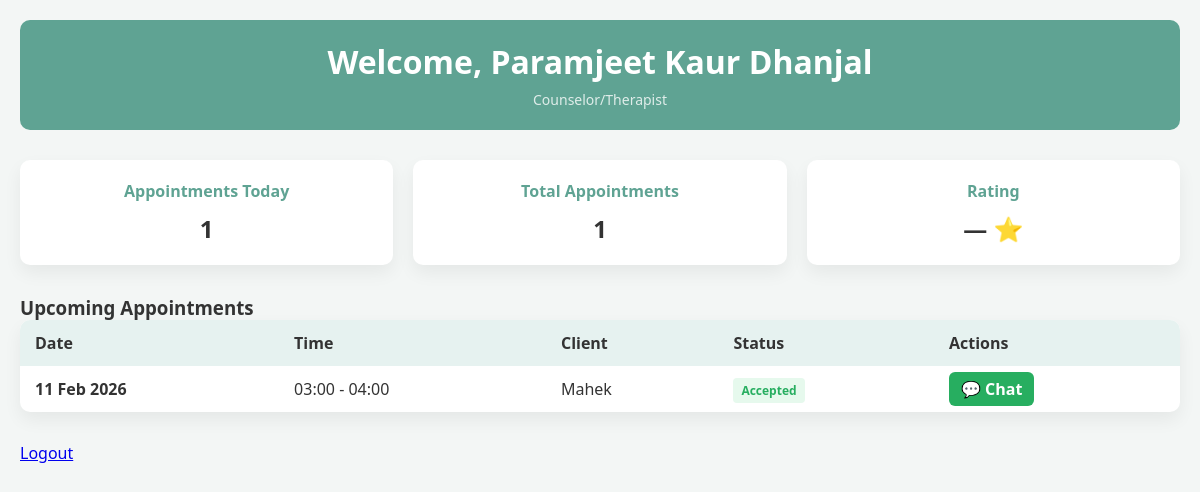
Screenshot of /professional/ (signed in) with the database file from the repository.
### serenify.py (models this page shows)
class Professional(db.Model):
    id = db.Column(db.Integer, primary_key=True)
    user_id = db.Column(db.Integer, db.ForeignKey('user.id'), nullable=False)
    profession = db.Column(db.String(50))
    bio = db.Column(db.Text)
    full_name = db.Column(db.String(100))
    experience = db.Column(db.Integer)
    certificate = db.Column(db.String(100))
    verified = db.Column(db.Boolean, default=False)
    appointments = db.relationship('Appointment', backref='professional_rel', lazy=True)

class Appointment(db.Model):
    id = db.Column(db.Integer, primary_key=True)
    user_id = db.Column(db.Integer, db.ForeignKey('user.id'), nullable=False)
    professional_id = db.Column(db.Integer, db.ForeignKey('professional.id'), nullable=False)
    full_name = db.Column(db.String(100))
    mobile = db.Column(db.String(15))
    date = db.Column(db.Date, nullable=False)
    time_slot = db.Column(db.String(20), nullable=False)
    notes = db.Column(db.Text)
    status = db.Column(
        db.String(20),
        default="pending"   # IMPORTANT
    )

### serenify.py (the view)
@app.route("/professional/")
def professional_dashboard():
    if "professional_id" not in session:
        return redirect(url_for("login"))
    professional = Professional.query.get_or_404(session["professional_id"])
    today = date.today()
    upcoming_appointments = Appointment.query.filter(
        Appointment.professional_id == professional.id,
        Appointment.date >= today
    ).order_by(Appointment.date.asc(), Appointment.time_slot.asc()).all()
    today_count = sum(1 for a in upcoming_appointments if a.date == today)
    pending_count = sum(1 for a in upcoming_appointments if a.status == 'pending')
    return render_template(
        "professional.html",
        professional=professional,
        appointments=upcoming_appointments, # All future appts sent to the table
        today_count=today_count,
        pending_count=pending_count,
        today=today,
        total_appointments=len(upcoming_appointments)
    )

### templates/professional.html (shortened to what this page needs)
<!DOCTYPE html>
<html lang="en">
<head>
</head>
<body>
<header>
    <h1>Welcome, {{ professional.full_name }}</h1>
    <span>{{ professional.profession }}</span>
</header>
<div class="cards">
    <div class="card">
        <h3>Appointments Today</h3>
        <p>{{ today_count }}</p>
    </div>
    <div class="card">
        <h3>Total Appointments</h3>
        <p>{{ total_appointments }}</p>
    </div>
    <div class="card">
        <h3>Rating</h3>
        <p>{{ professional.rating or "—" }} ⭐</p>
    </div>
</div>
<h3>Upcoming Appointments</h3>
<div class="table-container">
    {% if appointments %}
    <table>
        <thead>
            <tr>
                <th>Date</th>
                <th>Time</th>
                <th>Client</th>
                <th>Status</th>
                <th>Actions</th>
            </tr>
        </thead>
        <tbody>
            {% for appt in appointments %}
            <tr {% if appt.status == 'pending' %}style="background-color: #fffdf0;"{% endif %}>
                <td>
                    <strong>{{ appt.date.strftime('%d %b %Y') }}</strong>
                </td>
                <td>{{ appt.time_slot }}</td>
                <td>{{ appt.full_name }}</td>
                <td>
                    <span class="status-badge status-{{ appt.status }}">
                        {{ appt.status.capitalize() }}
                    </span>
                </td>
                <td>
    {% if appt.status == "pending" %}
        <form method="post" action="/appointment/{{ appt.id }}/accept" style="display:inline;">
            <button class="btn btn-accept">Accept</button>
        </form>
        <form method="post" action="/appointment/{{ appt.id }}/decline" style="display:inline;">
            <button class="btn btn-decline">Decline</button>
        </form>
    {% elif appt.status == "accepted" %}
        <a href="{{ url_for('session_chat', appt_id=appt.id) }}"
           style="background: #27ae60; color: white; padding: 6px 12px; text-decoration: none; border-radius: 6px; font-weight: bold;">
           💬 Chat
        </a>
    {% else %}
        <span style="color: #999;">{{ appt.status.capitalize() }}</span>
    {% endif %}
</td>
            </tr>
            {% endfor %}
        </tbody>
    </table>
    {% else %}
    <div class="empty-state">
        <p>No upcoming appointments found.</p>
    </div>
    {% endif %}
</div>
<a href="{{url_for('profession_logout')}}">Logout</a>
</body>

### templates/professional.html (style rules this page uses)
* { box-sizing: border-box; margin:0; padding:0; font-family: 'Segoe UI', sans-serif; }
body { background: #f3f6f5; color: #333; padding: 20px; }
header { background: #5fa393; padding: 20px; color: #fff; text-align: center; border-radius: 10px; margin-bottom: 30px; }
header h1 { margin-bottom: 5px; }
header span { font-size: 14px; opacity: 0.8; }
.cards { display: flex; gap: 20px; margin-bottom: 30px; flex-wrap: wrap; }
.card { flex: 1; min-width: 180px; background: #fff; padding: 20px; border-radius: 10px; box-shadow: 0 8px 18px rgba(0,0,0,0.06); text-align: center; }
.card h3 { color: #5fa393; margin-bottom: 10px; font-size: 16px; }
.card p { font-size: 24px; font-weight: bold; }
table { width: 100%; border-collapse: collapse; margin-bottom: 30px; background: #fff; border-radius: 10px; overflow: hidden; box-shadow: 0 8px 18px rgba(0,0,0,0.06); }
th, td { padding: 12px 15px; text-align: left; }
th { background: #e6f2f0; color: #333; }
.status-badge { padding: 4px 8px; border-radius: 4px; font-size: 12px; font-weight: bold; }
.status-accepted { background: #e6f9ed; color: #27ae60; }

### rows the page displays
Professional: full_name "Paramjeet Kaur Dhanjal", profession "Counselor/Therapist"
Appointment: date "11 Feb 2026", time_slot "03:00 - 04:00", full_name "Mahek", status "Accepted"

### other values shown
{{ today_count }} "1"
{{ total_appointments }} "1"
{{ professional.rating or "—" }} "—"
